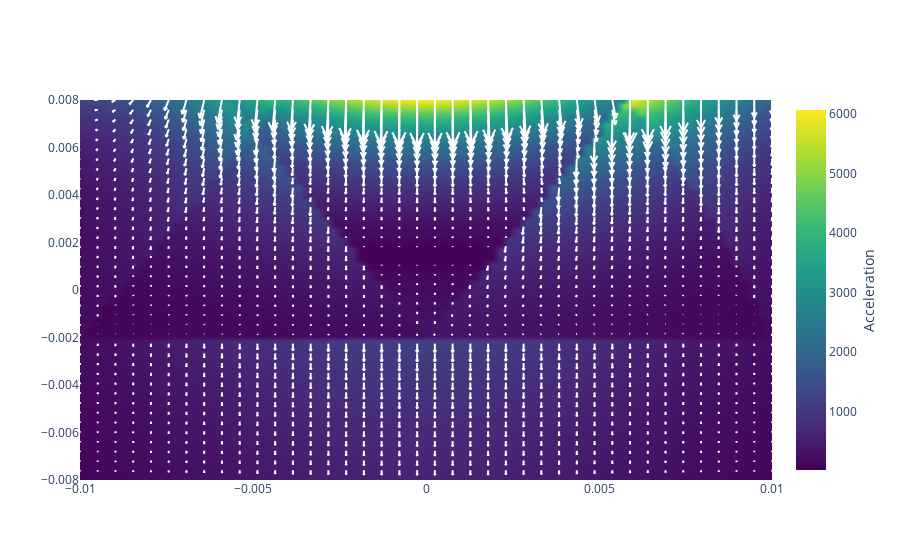

Write notebook code for a chart like this one.
### Code cell
exp.sectors(3)
# exp.cutoff(10e-3)
# exp.radius(10e-3)
exp.coil_delta(-12)
exp.position(2e-3)
# exp.alpha(60)
# exp.detuning(-linewidth/2)
exp.make_gmot().plot('xz', limits=[(-10e-3, 10e-3), (-8e-3, 8e-3)], numpoints=80, quiver_scale=20)
